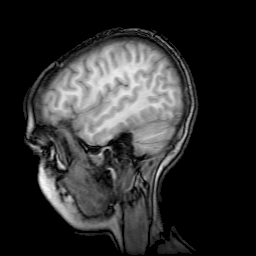
#> input picture dane/head.png, 256 x 256 px, found by its file name
$ jupyter execute --allow-errors 09_Uczenie_bez_nadzoru.ipynb   (shell and % lines are left out)
#> lines starting #> are read from the running program, lines starting #| are printed output that depends on the picture
<a href="https://colab.research.google.com/github/m-fila/uczenie-maszynowe-2021-22/blob/main/09_Uczenie_bez_nadzoru.ipynb" target="_parent"></a>

# Analiza skupień

Do tej pory na ćwiczeniach zajmowaliśmy się technikami uczenia nadzorowanego, tzn. dane oznakowane były zarówno cechami $X$ jak i etykietami $y$.

Na tych zajęciach przejdziemy do przejdziemy do uczenia nienadzorowanego, tzn. dane oznakowane będą wyłącznie cechami.

Zagadnieniem, którym będzie się zajmować będzie analiza skupień/grup (*clustering*).

[cell 1]
import numpy as np
import pandas as pd
import seaborn as sns
import matplotlib.pyplot as plt

from scipy.stats import multivariate_normal

from sklearn.datasets import make_blobs, make_circles, make_moons
from sklearn.preprocessing import StandardScaler
from sklearn.cluster import KMeans, DBSCAN
from sklearn.mixture import GaussianMixture
from sklearn.metrics import silhouette_score

### K-średnich (K-means)

Proszę:
- wygenerować zbiór 1000 punktów przy użyciu funkcji `sklearn.datasets.make_blobs`,
- przeprowadzić operację skalowania przy użyciu klasy `StandardScaler`,
- narysować na płaszczyźnie wartości cech : oś OX - cecha 0, OY - cecha 1.

[cell 2]
X, _ = make_blobs(n_samples=1000,  centers=3, cluster_std=1, random_state=42)

# scaler = ...
# X = ...
# sns.jointplot(...)
### YOUR CODE HERE

Proszę:
- na podstawie poprzedniego rysunku określić liczbę klastrów w danych.

[cell 3]
# n_clusters = ...
### YOUR CODE HERE

Dane przygotowane, sprawdźmy jakie skupienia znajdzie algorytm k-średnich.

Proszę:
- utworzyć model `sklearn.cluster.KMeans` z parametrem `n_clusters` równym liczbie skupień w zbiorze danych,
- wyuczyć model na danych. Aby przewidzieć przynależność próbki danych do skupienia możesz użyć metody `predict`. Przynależności zbioru użytego do treningu dostępne są też w składowej modelu `labels_`.
- narysować zbiór danych z uwzględnieniem przynależności do znalezionych skupień.

[cell 4]
# model = ...
# y_predict = ...
# sns.jointplot(...)
### YOUR CODE HERE

Proszę:
- na jednym rysunku narysować zbiór danych, granicę decyzyjną modelu (funkcja `plot_decision`) oraz środki skupień (funkcja `plot_cluster_centers`),
- zwrócić uwagę na regularny (liniowy) kształt granicy decyzyjnej.

[cell 5]
def plot_decision(X, y, model, h = 0.02, ax=None, palette='tab10'):
  if ax is None:
    ax = plt.gca()
  if isinstance(X, pd.DataFrame):
    X = X.values
  x_min, x_max = X[:, 0].min() - 1, X[:, 0].max() + 1
  y_min, y_max = X[:, 1].min() - 1, X[:, 1].max() + 1
  xx, yy = np.meshgrid(np.arange(x_min, x_max, h),
                     np.arange(y_min, y_max, h))
  Z = model.predict(np.c_[xx.ravel(), yy.ravel()])
  Z = Z.reshape(xx.shape)
  sns.scatterplot(x=X[:, 0], y=X[:, 1], hue=y, ax=ax, palette=palette)
  ax.contour(xx, yy, Z, cmap=plt.cm.RdYlBu, alpha=0.8)
  return ax

[cell 6]
def plot_cluster_centers(centers, ax=None):
  if ax is None:
    ax=plt.gca()
  ax.scatter(x=centers[:,0], y=centers[:,1], marker="o", c="white", alpha=1, s=200, edgecolor="k")
  for i, c in enumerate(centers):
      ax.scatter(c[0], c[1], marker="$%d$" % i, alpha=1, s=50, edgecolor="k")
  return ax

[cell 7]
# ax = ...
# plot_cluster_centers(...)
### YOUR CODE HERE

#### Wybór liczby skupień

Kluczowym hiperparametrem algorytmu k-średnich jest liczba skupień.
W poprzednim przykładzie najpierw narysowaliśmy dane, żeby móc własnoręcznie określić liczę skupień. Takie rozwiązanie jest bardzo słabo skalowalne, a w przypadku danych o wielu cechach niemożliwe.

Zanim przejdziemy do znajdowania właściwej liczby klastrów zobaczmy, jak algorytm k-średnich będzie się zachowywał dla różnych wartości liczby klastrów.

Proszę:
- dla liczb klastrów w `[0,5]` narysować położenia centrów klastrów, granice decyzjne i dane.

#> (a cell that did not finish here is left out)

Żeby móc porównywać modele konieczne jest wprowadzenie jakiejś metryki jakości. Tym razem nasze przykłady nie są oznaczane cechami, więc nie możemy stosować metryk znanych nam z uczenia nadzorowanego.

Dla modelu K-means możemy wprowadzić *bezwładność* (*inertia*) (średni kwadrat odległości między punktami, a najbliższymi centroidami). Spodziewamy się, że dla ustalonej liczby skupień modele z niższą *inercją* będą lepsze. Wraz ze wzrostem liczby skupień *inercja* również będzie maleć, dlatego porównywanie inercji nie jest wystarczające.

Proszę:
- narysować wykresj *inercji* modelu (`KMeans.inertia_`) od liczby klastrów dla liczb klastrów w przedziale $[2,5]$,
- zastanowić się, czemu na wykresie znajduje się punkt przegięcia (*elbow*).

[cell 9]
k_range = range(2,6,1)
# inertias = [ ... for k in k_range ]
# plt.plot(...)
### YOUR CODE HERE
plt.xlabel("k")
plt.ylabel("Inertia")

Inną metryką, którą możemy wprowadzić jest *wynik profilu* (*silhouette score*) będący średnią *współczynników profilu* (*silhouette coefficient*):

$$\frac{b-a}{\max(a,b)}$$,
gdzie:
- $a$ jest średnią odległością do pozostałych przykładów w danym skupieniu (średnia odległość w skupieniu),
- $b$ jest średnią odległością danego przykładu do przykładów w najbliższym innym skupieniu (średnia odległość do najbliższego skupienia).

*Współczynnik profilu* przyjmuje wartości od `-1` do `1`, gdzie wartości bliskie `-1` wskazują, że przykład trafił do złego skupienia, a `1`, że trafił do dobrego.

*Wynik profilu* można bezpośrednio używać do porównywania modeli o różnej liczbie skupień, ale jest metryką kosztowną obliczeniową.

Proszę:
- narysować wykres *wyniku profilu*  modelu (`sklearn.metrics.silhouette_score`) od liczby klastrów dla liczby klastrów w przedziale $[2,5]$,
- znaleźć najlepszą liczbę klastrów.

[cell 10]
k_range=range(2,6,1)
# silhouettes = [ ... for k in k_range ]
# plt.plot(...)
### YOUR CODE HERE
plt.xlabel("k")
plt.ylabel("silhouette score")
#> (the rest of this cell did not finish here and is left out)

## Gaussowski model mieszany (Expectation maximization) (EM)

Proszę:
- korzystając z klasy `sklearn.cluster.GaussianMixture` przeprowadzić operację klastryzacji danych (te same dane co w algorytmie k-średnich)
- narysować na płaszczyńnie wartości cech, kolorująć dane wedgług znalezionych skupień.

[cell 11]
# model = ...
# y_predict = ...
# sns.jointplot(...)
### YOUR CODE HERE

Proszę narysować:
- dwuwymiarowy rozkład danych dla analizowanego zbioru, korzystając z funkcji `sns.jointplot`. Punkty powinny być pokolorowane według przynależności do skupień,
- korzystając z funkcji `plot_2d_gaussians` na tym samym wykresie nanieść rozkłady Gaussa dopasowane przez model.

Proszę:
- na jednym rysunku narysować dane z uwzględnieniem cech oraz wyczone przez model rozkłady skupień (funkcja `plot_2d_gaussian`).

[cell 12]
def plot_2d_gaussians(X, means, covs, ax=None, h=0.02):
    if ax is None:
      ax=plt.gca()
    if isinstance(X, pd.DataFrame):
      X = X.values
    x_min, x_max = X[:, 0].min() - 1, X[:, 0].max() + 1
    y_min, y_max = X[:, 1].min() - 1, X[:, 1].max() + 1
    xx, yy = np.meshgrid(np.arange(x_min, x_max, h), np.arange(y_min, y_max, h))
    pos = np.dstack((xx, yy))
    for m, c in zip(means, covs):
      zz = multivariate_normal.pdf(pos, mean=m, cov=c)
      ax.contour(xx, yy, zz, levels=np.logspace(-5,1,7))

[cell 13]
# graph = ...
# plot_2d_gaussians(...)
### YOUR CODE HERE

## DBSCAN

Kolejnym popularnym algorytmem klasteryzacji jest DBSCAN.

Szkic algorytmu:
1. Dla każdego przykładu znajdź liczbę przykładów mieszczących się w odległości `eps` od niego (*$\epsilon$-sąsiedztwie*),
1. Jeżeli liczba ta jest większa niż `min_samples`, to jest to *przykład rdzeniowy*.
1. Wszystkie przykłady (*także inne przykłady rdzeniowe*) w *sąsiedztwie* *przykładu rdzeniowego* należą do tego samego klastra.
1. Każdy przykład nie będący *przykładem rdzeniowym*, ani nie leżący w *sąsiedztwie* przykładu rdzeniowego jest anomalią.

Proszę:
- narysować skupienia znalezione za pomocą algorytmu `sklearn.cluster.DBSCAN` z parametrem `min_samples=5` i `eps` w `[.05, 0.1, 0.2]`. Na tych samych rysunkach zaznaczyć przykłady rdzeniowe.

[cell 14]
X, _ = make_moons(n_samples=300, noise=0.05)

[cell 15]
eps=[.05,0.1,0.2]
fig, axes = plt.subplots(1, 3, figsize=(15,5))
#> (the rest of this cell did not finish here and is left out)

## Porównanie algorytmów

W tej części zobaczymy, jak poznane algorytmy poradzą sobie na różnych zbiorach danych.

[cell 16]
n_samples = 1500

[cell 17]
circles, _ = make_circles(n_samples=n_samples, factor=0.5, noise=0.05)
moons, _  = make_moons(n_samples=n_samples, noise=0.05)
blobs, _ = make_blobs(n_samples=n_samples, cluster_std=[1.0, 2.0, 0.5], random_state=170)
no_structure = np.random.rand(n_samples, 2)

aniso, _ = make_blobs(n_samples=n_samples, random_state=170)
transformation = [[0.6, -0.6], [-0.4, 0.8]]
aniso = np.dot(aniso, transformation)

datasets=[(circles, {'n_class': 2, 'eps': 0.3}),
          (moons, {'n_class': 2, 'eps': 0.3} ),
          (blobs, {'n_class': 3, 'eps': 0.15}),
          (aniso, {'n_class': 3, 'eps': 0.15}),
          (no_structure, {'n_class': 3, 'eps': 0.3})
          ]
models=[(KMeans, 'n_class'), (GaussianMixture, 'n_class'), (DBSCAN, 'eps')]

[cell 18]
fig, axes = plt.subplots(len(datasets), len(models), figsize=(10,10))
for ax, (model, _) in zip(axes[0], models):
  ax.set_title(model.__name__)
for axis, (X, parameter_values) in zip(axes, datasets):
  X = StandardScaler().fit_transform(X)
  for ax, (model_constructor, parameter) in zip (axis, models):
    model = model_constructor(parameter_values[parameter])
    y_pred = model.fit_predict(X)
    sns.scatterplot(x=X[:,0], y=X[:,1],hue=y_pred, ax=ax, legend=False, palette='tab10')
plt.tight_layout()
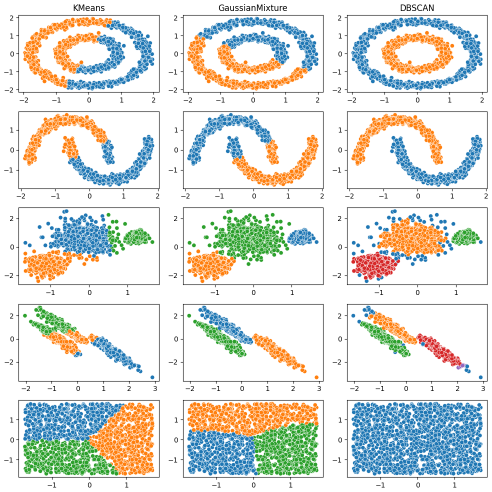
#> figure drawn by matplotlib, 15 panels

Proszę:
- na podstawie powyższych rysunków napisać, jakie warunki musi spełniać skupienie, aby dany algorytm prawidłowo je rozpoznał.

[cell 19]
### Twoje przemyślenia o algorytmach:
### YOUR CODE HERE

## Segmentacja obrazu

Analiza skupień może zostać wykorzystana do segmentacji, np. grupowania klientów na podstawie historii zakupów lub wydzielania obszarów na zdjęciu ze względu na kolor lub obiekt do którego należą.

W naszym zadaniu zajmiemy się segmentacją kolorów na zdjęciu polegającej na grupowaniu pikseli na podstawie podobieństwa barw. Pomimo swojej prostoty segmentacja barw może być wykorzystana do bardzo naiwnej selekcji obiektów na zdjęciu, kompresji obrazu albo jako wstępny etap wykrywania konturów.

Proszę:
- pobrać i załadować zdjęcie,
- przekonwertować zdjęcie do skali szarości i na jego podstawie stworzyć tablicę `numpy.array`,
- wypisać na ekran kształt danych,
- zlinearyzować rysunek, czyli zmienić kształt danych na (-1,1).

[cell 20]
from PIL import Image

[cell 21]
img = Image.open('uczenie-maszynowe-2021-22/dane/head.png')
#> img is the input picture: PIL image 256x256 RGB; min 0, max 255, mean 45.8
img = img.convert('L') # convertion from RGB to grayscale
#> img: PIL image 256x256 L
image=np.asarray(img)

# [4 lines of commented-out code are left out]
### YOUR CODE HERE

Rysunek został wstępnie przetworzony. Do segmentacji danych użyjemy algorytm k-średnich, więc musimy znaleźć liczbę klastrów.

Proszę:
- narysować rozkłady bezwłasności oraz wyniku profilu przyjmując liczbę klastrów z zakresie $[2,8]$,
- znaleźć optymalną liczbę klastrów analizując uzyskane rozkłady.

[cell 22]
def getScores(X, k):
    model = KMeans(n_clusters=k)
    model.fit(X)
    silhouette = silhouette_score(X,model.labels_)
    inertia = model.inertia_
    ### YOUR CODE HERE
    return silhouette, inertia

k_range = np.arange(2,8,1)
scores = [ getScores(X,k) for k in k_range ]
